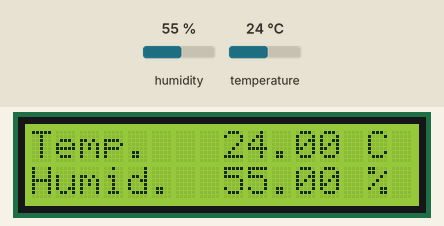
Simulated run of this sketch. Board: Arduino Uno, built with avr-gcc and run on an emulated ATmega328P. Parts: 16×2 character LCD. Inputs (shaded band) come from the test bench; at power-on: humidity 55 %, temperature 24 °C.

Above: at 2.6 s.
2.7 s: humidity set to 22 %
At 10.6 s:
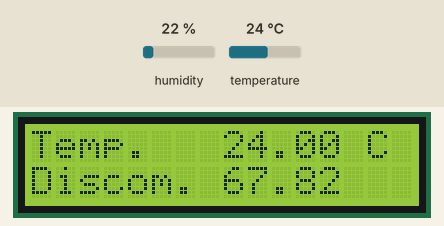
13.6 s: temperature set to 12 °C
At 17.5 s:
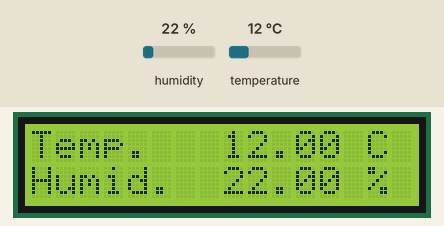
21.1 s: humidity set to 40 %
At 22.5 s:
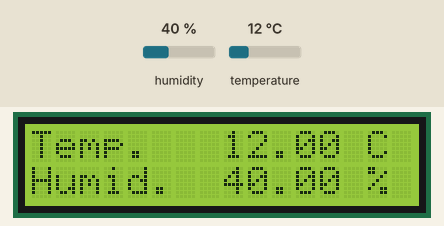
27.5 s: temperature set to 19 °C
At 33.7 s:
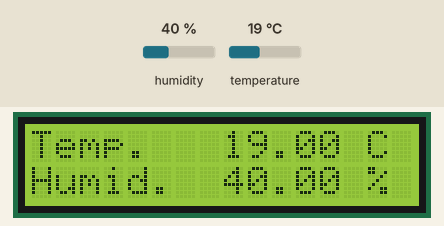
Timing chart, 0 to 35.2 s (numbered marks = the images above; inputs shaded):
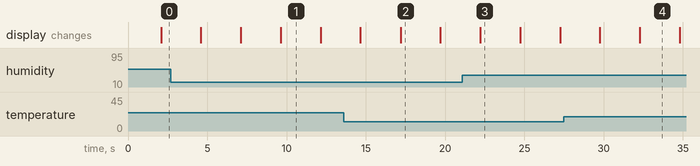

The sketch:

LCD_ThermoHygro.ino
```cpp
#include <DHT.h>
#include <LiquidCrystal.h>

#define DHT_Pin 2
#define DHT_Type DHT11

DHT dht(DHT_Pin, DHT_Type);

float humidity = 0.0f;
float tempC = 0.0f;
float tempF = 0.0f;
float discomfortIndex = 0.0f;
float isFahrenheit = true;

LiquidCrystal lcd(7, 8, 9, 10, 11, 12);

void setup() {
  lcd.begin(16, 2);
  dht.begin();
}

void loop() {
  delay(2000);

  humidity = dht.readHumidity();
  tempC = dht.readTemperature();
  tempF = dht.readTemperature(isFahrenheit);

  if (isnan(humidity) || isnan(tempC) || isnan(tempF)) {
    lcd.clear();
    lcd.setCursor(0, 0);
    lcd.print("Read failure");
    return;
  }

  discomfortIndex = 0.81f*tempC+0.01f*humidity*(0.99f*tempC-14.3f)+46.3f;

  lcd.setCursor(0, 0);
  lcd.print("Temp.         C");
  lcd.setCursor(8, 0);
  lcd.print(tempC);

  lcd.setCursor(0, 1);
  lcd.print("Humid.        %");
  lcd.setCursor(8, 2);
  lcd.print(humidity);

  delay(2500);

  lcd.setCursor(0, 1);
  lcd.print("Discom.         ");
  lcd.setCursor(8, 2);
  lcd.print(discomfortIndex);
  delay(500);
}
```

Measured:
- after the input at 2.7 s, the display: first differs from a run without the input after 4.4 s (image 1 shows a later state)
- after the input at 13.6 s, the display: first differs from a run without the input after 3.6 s (image 2)
- after the input at 21.1 s, the display: changes after 1.1 s (image 3)
- after the input at 27.5 s, the display: first differs from a run without the input after 4.8 s (image 4)
- what the display in image 1 shows lasts 2.6 s, from 9.6 s to 12.2 s
